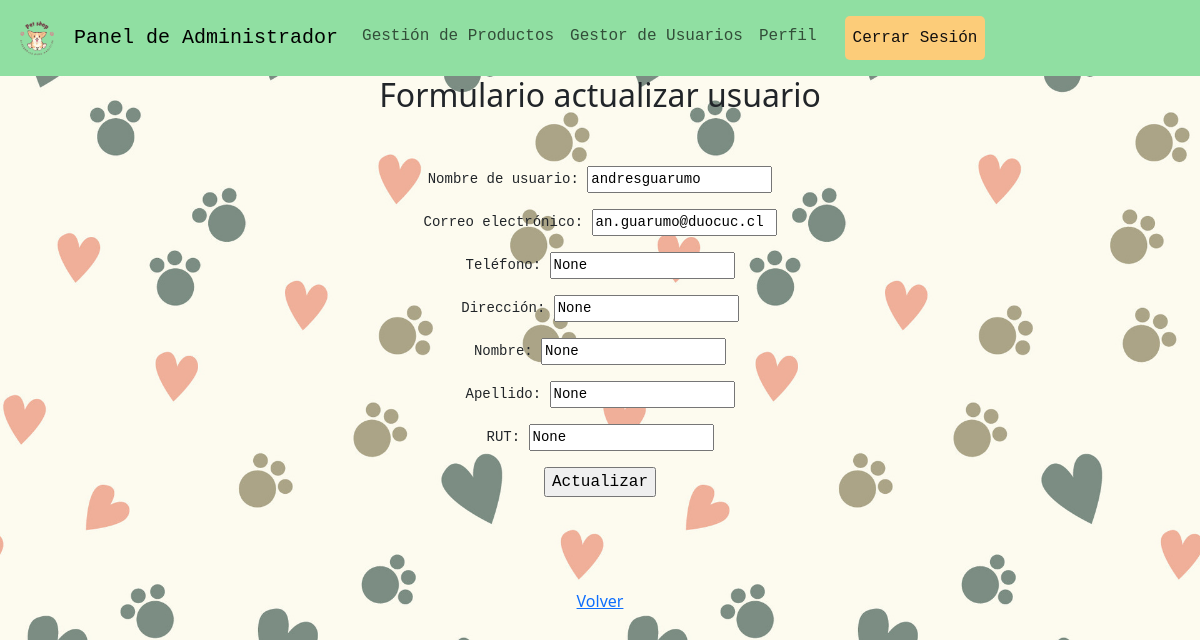
/tienda/user/update/1/, run on the app's committed database.
### tienda/models.py (models this page shows, shortened)
class Usuario(AbstractUser):
    nombre = models.CharField(max_length=100, blank=True, null=True)
    apellido = models.CharField(max_length=100, blank=True, null=True)
    rut = models.CharField(max_length=20, blank=True, null=True)
    telefono = models.CharField(max_length=20, blank=True, null=True)
    direccion = models.CharField(max_length=255, blank=True, null=True)

### tienda/views.py (the view)
# urls.py: path('user/update/<int:user_id>/', views.update_user, name='update_user'),
def update_user(request, user_id):
    user = get_object_or_404(Usuario, id=user_id)
    if request.method == "POST":
        form = ActualizacionUsuarioForm(request.POST, instance=user)
        if form.is_valid():
            form.save()
            messages.success(request, "Perfil actualizado.")
            return redirect('manage_usuarios')
        else:
            messages.error(request, "Por favor corrige los errores a continuación.")
            context = {'form': form, 'user': user}
            return render(request, 'tienda/update_user.html', context)
    else:
        form = ActualizacionUsuarioForm(instance=user)
        context = {'form': form, 'user': user}
        return render(request, 'tienda/update_user.html', context)

### tienda/forms.py (shortened to what this page needs)
class ActualizacionUsuarioForm(forms.ModelForm):
    class Meta:
        model = Usuario
        fields = ('username', 'email', 'nombre', 'apellido', 'rut', 'telefono', 'direccion')

### tienda/templates/tienda/update_user.html (shortened to what this page needs)
{% load static %}
<!DOCTYPE html>
<html lang="es">
<head>
    <link  rel="stylesheet" href="{% static 'tienda/css/estilo.css' %}" >
    <link href="https://cdn.jsdelivr.net/npm/bootstrap@5.3.3/dist/css/bootstrap.min.css" rel="stylesheet">
</head>
<body>
    {% include 'tienda/includes/navbar_administrador.html' %}
    <div style="text-align: center;">
        {% if user %}
            <h2>Formulario actualizar usuario</h2><br>
            <form action="{% url 'update_user' user.id %}" method="POST">
                <pre>Nombre de usuario: <input type="text" name="username" value="{{ user.username }}"></pre>
                <pre>Correo electrónico: <input type="text" name="email" value="{{ user.email }}"></pre>
                <pre>Teléfono: <input type="text" name="telefono" value="{{ user.telefono }}"></pre>
                <pre>Dirección: <input type="text" name="direccion" value="{{ user.direccion }}"></pre>
                <pre>Nombre: <input type="text" name="nombre" value="{{ user.nombre }}"></pre>
                <pre>Apellido: <input type="text" name="apellido" value="{{ user.apellido }}"></pre>
                <pre>RUT: <input type="text" name="rut" value="{{ user.rut }}"></pre>
                <input type="submit" value="Actualizar">
            </form><br>
        {% endif %}
        <br>
        <br>
        <a href="{% url 'manage_usuarios' %}">Volver</a>
    </div>
</body>
</html>

### static/tienda/css/estilo.css (style rules this page uses)
body { background-image: url('../imagenes/fondoPagina.jpg'); background-size: cover; background-position: top left; background-repeat: repeat; min-height: 100vh; margin: 0; padding: 0; font-family: 'Courier New', Courier, monospace; }
form { max-width: 400px; margin: auto; padding: 20px; border-radius: 10px; font-family: 'Courier New', Courier, monospace; }

### data on the page
Usuario: username "andresguarumo", email "an.guarumo@duocuc.cl", telefono "None", direccion "None", nombre "None", apellido "None", rut "None"
